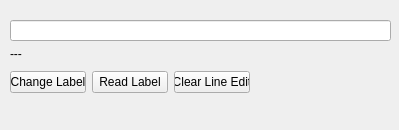
<?xml version="1.0" encoding="UTF-8"?>
<ui version="4.0">
 <class>Form</class>
 <widget class="QWidget" name="Form">
  <property name="geometry">
   <rect>
    <x>0</x>
    <y>0</y>
    <width>399</width>
    <height>130</height>
   </rect>
  </property>
  <property name="windowTitle">
   <string>Main Window - QLineEdit &amp; QLabel</string>
  </property>
  <widget class="QWidget" name="">
   <property name="geometry">
    <rect>
     <x>10</x>
     <y>20</y>
     <width>381</width>
     <height>41</height>
    </rect>
   </property>
   <layout class="QVBoxLayout" name="verticalLayout">
    <item>
     <widget class="QLineEdit" name="lineEdit"/>
    </item>
    <item>
     <widget class="QLabel" name="label">
      <property name="text">
       <string>---</string>
      </property>
     </widget>
    </item>
   </layout>
  </widget>
  <widget class="QWidget" name="">
   <property name="geometry">
    <rect>
     <x>10</x>
     <y>70</y>
     <width>240</width>
     <height>25</height>
    </rect>
   </property>
   <layout class="QHBoxLayout" name="horizontalLayout">
    <item>
     <widget class="QPushButton" name="pushButton">
      <property name="text">
       <string>Change Label</string>
      </property>
     </widget>
    </item>
    <item>
     <widget class="QPushButton" name="pushButton_2">
      <property name="text">
       <string>Read Label</string>
      </property>
     </widget>
    </item>
    <item>
     <widget class="QPushButton" name="pushButton_3">
      <property name="text">
       <string>Clear Line Edit</string>
      </property>
     </widget>
    </item>
   </layout>
  </widget>
 </widget>
 <resources/>
 <connections/>
</ui>
